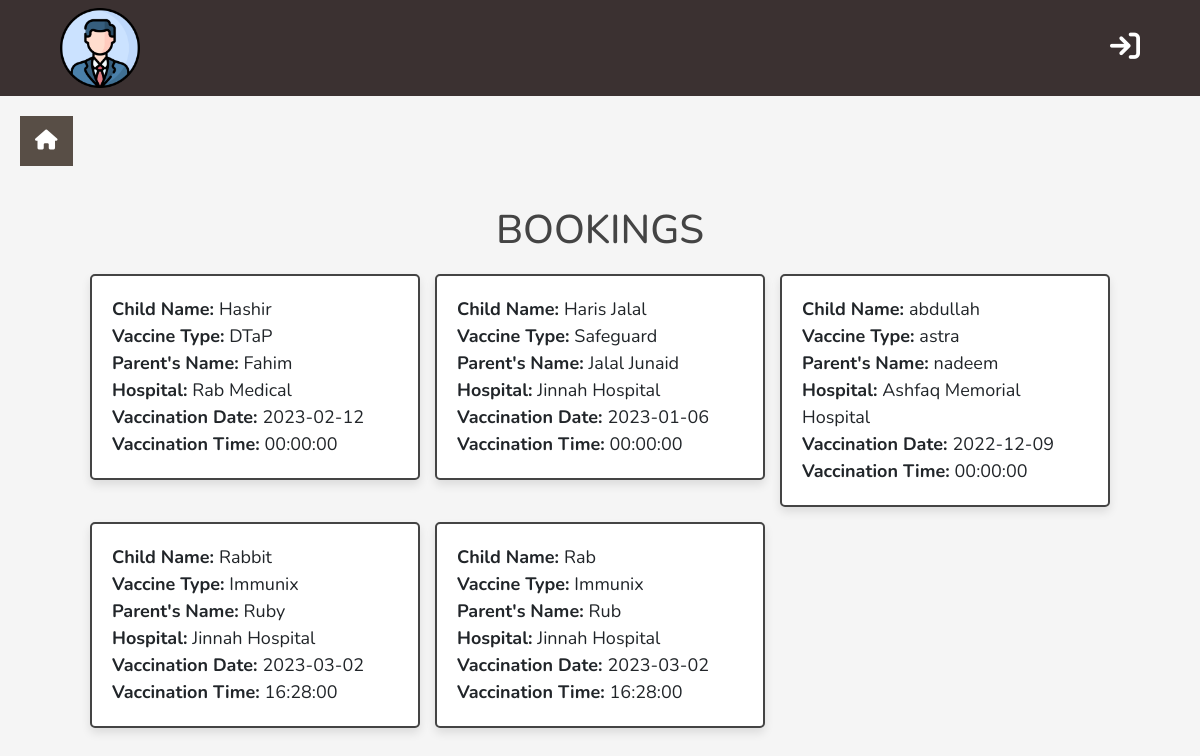
Screenshot of /admin_panel/bookingdetail.php with the database file from the repository.
### tables this page shows
CREATE TABLE `bookingdetail` (
  `ID` int(11) NOT NULL,
  `child_name` varchar(50) DEFAULT NULL,
  `child_age` int(25) DEFAULT NULL,
  `child_disease` varchar(255) DEFAULT NULL,
  `contagious` enum('Yes','No','Not Sure') DEFAULT NULL,
  `vacc_name` varchar(50) DEFAULT NULL,
  `parent_guardian` varchar(50) DEFAULT NULL,
  `parent_email` varchar(50) DEFAULT NULL,
  `parent_contact` varchar(50) DEFAULT NULL,
  `hospital` varchar(50) DEFAULT NULL,
  `date` date DEFAULT NULL,
  `time` time NOT NULL
);

### admin_panel/bookingdetail.php (the view, shortened to what this page needs)
<!DOCTYPE html>
<html lang="en">
<head>
   <link rel="stylesheet" href="https://cdn.jsdelivr.net/npm/bootstrap@4.0.0/dist/css/bootstrap.min.css">
        <link rel="stylesheet" href="https://cdnjs.cloudflare.com/ajax/libs/font-awesome/4.7.0/css/font-awesome.min.css">
       <link rel="stylesheet" href="./assets/css/style.css"></link>
   <link rel="stylesheet" href="https://cdnjs.cloudflare.com/ajax/libs/font-awesome/6.1.1/css/all.min.css">
   <link rel="stylesheet" href="./assets/css/admin_style.css">
</head>
<body>
<?php   include "./adminHeader.php";
 include "./sidebar.php";
?>
<section class="show-products">
   <h1 class="heading">Bookings </h1>
   <div class="box-container">
   <?php
   $sql="SELECT * from bookingdetail ";
   $result=$conn-> query($sql);
      if($result-> num_rows > 0){
         while($fetch_booking = $result->fetch_assoc()){
   ?>
   <div class="box">
      <div class="child_name"><b>Child Name: </b><?= $fetch_booking['child_name']; ?></div>
      <div class="vacc_name"><span><b>Vaccine Type: </b><?= $fetch_booking['vacc_name']; ?></span></div>
      <div class="parent_guardian"><span><b>Parent's Name: </b><?= $fetch_booking['parent_guardian']; ?></span></div>
      <div class="hospital"><span><b>Hospital: </b><?= $fetch_booking['hospital']; ?></span></div>
      <div class="date"><span><b>Vaccination Date: </b><?= $fetch_booking['date']; ?></span></div>
      <div class="date"><span><b>Vaccination Time: </b><?= $fetch_booking['time']; ?></span></div>
   </div>
   <?php
         }
      }else{
         echo '<p class="empty">No Hospitals Details added yet..!</p>';
      }
   ?>
   </div>
</section>
   </body>
   </html>

### admin_panel/assets/css/style.css (style rules this page uses)
* { margin: 0; padding: 0; font-family: 'Work Sans', sans-serif; font-size: 18px; }
.box { position: relative; background-color: #000; }

### admin_panel/assets/css/admin_style.css (style rules this page uses)
:root { --main-color:#2980b9; --orange:#f39c12; --red:#e74c3c; --black:#444; --white:#fff; --light-color:#777; --light-bg:#f5f5f5; --border:.2rem solid var(--black); --box-shadow:0 .5rem 1rem rgba(0,0,0,.1); }
* { font-family: 'Nunito', sans-serif; margin:0; padding:0; box-sizing: border-box; outline: none; border:none; text-decoration: none; }
html { font-size: 62.5%; overflow-x: hidden; }
body { background-color: var(--light-bg); }
section { padding:2rem; max-width: 1200px; margin:0 auto; }
.heading { font-size: 4rem; color:var(--black); margin-bottom: 2rem; text-align: center; text-transform: uppercase; }
.show-products .box-container { display: grid; grid-template-columns: repeat(auto-fit, 33rem); gap:1.5rem; justify-content: center; align-items: flex-start; }
.show-products .box-container .box { background-color: var(--white); box-shadow: var(--box-shadow); border-radius: .5rem; border:var(--border); padding:2rem; }

### rows the page displays
bookingdetail: child_name "Hashir", vacc_name "DTaP", parent_guardian "Fahim", hospital "Rab Medical", date "2023-02-12", time "00:00:00"
bookingdetail: child_name "Haris Jalal", vacc_name "Safeguard", parent_guardian "Jalal Junaid", hospital "Jinnah Hospital", date "2023-01-06", time "00:00:00"
bookingdetail: child_name "abdullah", vacc_name "astra", parent_guardian "nadeem", hospital "Ashfaq Memorial Hospital", date "2022-12-09", time "00:00:00"
bookingdetail: child_name "Rabbit", vacc_name "Immunix", parent_guardian "Ruby", hospital "Jinnah Hospital", date "2023-03-02", time "16:28:00"
bookingdetail: child_name "Rab", vacc_name "Immunix", parent_guardian "Rub", hospital "Jinnah Hospital", date "2023-03-02", time "16:28:00"
